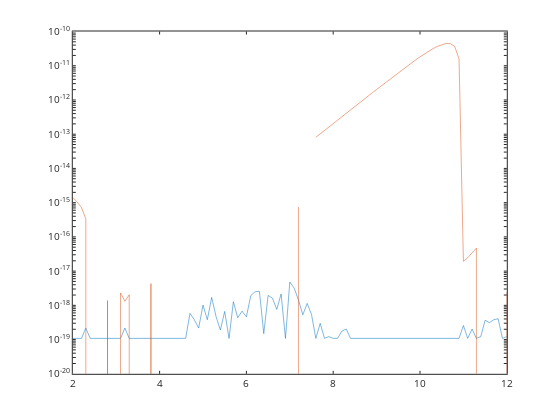

Here is the notebook cell this chart was saved with:
### Code cell
semilogy(pH,MASSERR,pH,PMASSERR)

### Figure 1 — Plotly figure (JSON) as saved in the notebook; plotly's stock layout.template omitted (floating-point values rounded to 4 significant figures)
{"data": [{"line": {"color": "rgb(0,113,188)", "dash": "solid", "width": 0.5}, "marker": {"color": "rgb(0,113,188)", "line": {"color": "rgb(0,113,188)"}, "size": 6, "symbol": "none"}, "mode": "lines", "name": "", "showlegend": false, "type": "scatter", "visibility": true, "x": [2, 2.1, 2.2, 2.3, 2.4, 2.5, 2.6, 2.7, 2.8, 2.9, 3, 3.1, 3.2, 3.3, 3.4, 3.5, 3.6, 3.7, 3.8, 3.9, 4, 4.1, 4.2, 4.3, 4.4, 4.5, 4.6, 4.7, 4.8, 4.9, 5, 5.1, 5.2, 5.3, 5.4, 5.5, 5.6, 5.7, 5.8, 5.9, 6, 6.1, 6.2, 6.3, 6.4, 6.5, 6.6, 6.7, 6.8, 6.9, 7, 7.1, 7.2, 7.3, 7.4, 7.5, 7.6, 7.7, 7.8, 7.9, 8, 8.1, 8.2, 8.3, 8.4, 8.5, 8.6, 8.7, 8.8, 8.9, 9, 9.1, 9.2, 9.3, 9.4, 9.5, 9.6, 9.7, 9.8, 9.9, 10, 10.1, 10.2, 10.3, 10.4, 10.5, 10.6, 10.7, 10.8, 10.9, 11, 11.1, 11.2, 11.3, 11.4, 11.5, 11.6, 11.7, 11.8, 11.9, 12], "xaxis": "x", "y": [1.084e-19, 1.084e-19, 1.084e-19, 2.168e-19, 1.084e-19, 1.084e-19, 1.084e-19, 1.084e-19, 1.084e-19, 1.084e-19, 1.084e-19, 1.084e-19, 2.168e-19, 1.084e-19, 1.084e-19, 1.084e-19, 1.084e-19, 1.084e-19, 1.084e-19, 1.084e-19, 1.084e-19, 1.084e-19, 1.084e-19, 1.084e-19, 1.084e-19, 1.084e-19, 1.084e-19, 5.828e-19, 3.795e-19, 2.168e-19, 1.016e-18, 3.795e-19, 1.708e-18, 4.743e-19, 1.897e-19, 6.641e-19, 1.084e-19, 1.274e-18, 4.337e-19, 6.776e-19, 4.608e-19, 1.911e-18, 2.494e-18, 2.575e-18, 1.491e-19, 1.952e-18, 1.613e-18, 7.589e-19, 2.155e-18, 1.084e-19, 4.784e-18, 3.212e-18, 1.423e-18, 5.285e-19, 1.138e-18, 5.421e-19, 1.084e-19, 2.982e-19, 1.084e-19, 1.22e-19, 1.084e-19, 1.084e-19, 1.762e-19, 2.033e-19, 1.084e-19, 1.084e-19, 1.084e-19, 1.084e-19, 1.084e-19, 1.084e-19, 1.084e-19, 1.084e-19, 1.084e-19, 1.084e-19, 1.084e-19, 1.084e-19, 1.084e-19, 1.084e-19, 1.084e-19, 1.084e-19, 1.084e-19, 1.084e-19, 1.084e-19, 1.084e-19, 1.084e-19, 1.084e-19, 1.084e-19, 1.084e-19, 1.084e-19, 1.084e-19, 2.575e-19, 1.084e-19, 2.033e-19, 1.084e-19, 1.22e-19, 3.659e-19, 3.117e-19, 3.795e-19, 4.066e-19, 1.084e-19, 1.22e-19], "yaxis": "y"}, {"line": {"color": "rgb(216,82,24)", "dash": "solid", "width": 0.5}, "marker": {"color": "rgb(216,82,24)", "line": {"color": "rgb(216,82,24)"}, "size": 6, "symbol": "none"}, "mode": "lines", "name": "", "showlegend": false, "type": "scatter", "visibility": true, "x": [2, 2.1, 2.2, 2.3, 2.4, 2.5, 2.6, 2.7, 2.8, 2.9, 3, 3.1, 3.2, 3.3, 3.4, 3.5, 3.6, 3.7, 3.8, 3.9, 4, 4.1, 4.2, 4.3, 4.4, 4.5, 4.6, 4.7, 4.8, 4.9, 5, 5.1, 5.2, 5.3, 5.4, 5.5, 5.6, 5.7, 5.8, 5.9, 6, 6.1, 6.2, 6.3, 6.4, 6.5, 6.6, 6.7, 6.8, 6.9, 7, 7.1, 7.2, 7.3, 7.4, 7.5, 7.6, 7.7, 7.8, 7.9, 8, 8.1, 8.2, 8.3, 8.4, 8.5, 8.6, 8.7, 8.8, 8.9, 9, 9.1, 9.2, 9.3, 9.4, 9.5, 9.6, 9.7, 9.8, 9.9, 10, 10.1, 10.2, 10.3, 10.4, 10.5, 10.6, 10.7, 10.8, 10.9, 11, 11.1, 11.2, 11.3, 11.4, 11.5, 11.6, 11.7, 11.8, 11.9, 12], "xaxis": "x", "y": [1.407e-15, 1.048e-15, 7.183e-16, 3.368e-16, -2.512e-16, -3.89e-18, -5.421e-19, -4.879e-19, 1.382e-18, -1.884e-18, -3.754e-18, 2.304e-18, 1.315e-18, 2.033e-18, -2.439e-18, -5.204e-18, -1.133e-17, -5.329e-17, 4.323e-18, -2.941e-18, -1.21e-10, -1.138e-10, -7.194e-11, -4.067e-11, -2.206e-11, -1.179e-11, -5.892e-12, -2.413e-12, -9.938e-13, null, null, null, null, null, null, -1.356e-14, null, null, null, null, null, null, null, null, -3.278e-15, null, null, null, null, null, -5.363e-15, -3.653e-15, 7.422e-16, null, 2.776e-14, null, 8.112e-14, 1.026e-13, 1.292e-13, 1.626e-13, 2.047e-13, 2.575e-13, 3.242e-13, 4.08e-13, 5.133e-13, 6.458e-13, 8.122e-13, 1.021e-12, 1.284e-12, 1.613e-12, 2.026e-12, 2.543e-12, 3.19e-12, 3.996e-12, 5.001e-12, 6.248e-12, 7.79e-12, 9.686e-12, 1.2e-11, 1.481e-11, 1.816e-11, 2.211e-11, 2.663e-11, 3.161e-11, 3.677e-11, 4.15e-11, 4.464e-11, 4.415e-11, 3.65e-11, 1.569e-11, 1.927e-17, 2.476e-17, 3.373e-17, 4.704e-17, -1.71e-16, -5.164e-18, -4.608e-18, -3.077e-16, -3.659e-19, -2.155e-18, 2.439e-18], "yaxis": "y"}], "layout": {"height": 420, "hovermode": "closest", "margin": {"b": 0, "l": 0, "r": 0, "t": 0}, "plot_bgcolor": "rgba(0, 0, 0, 0)", "showlegend": false, "width": 560, "xaxis": {"anchor": "y", "autorange": false, "domain": [0.13, 0.905], "exponentformat": "none", "gridcolor": "rgba(38,38,38,0.15)", "gridwidth": 1, "linecolor": "rgb(38,38,38)", "linewidth": 1, "mirror": "ticks", "range": [2, 12], "showgrid": false, "showline": true, "side": "bottom", "spikedash": "solid", "spikemode": "across", "spikesides": false, "spikethickness": 1, "tickangle": 0, "tickcolor": "rgb(38,38,38)", "tickfont": {"color": "rgb(38,38,38)", "size": 10}, "ticklen": 3, "ticks": "inside", "ticktext": ["2", "4", "6", "8", "10", "12"], "tickvals": [2, 4, 6, 8, 10, 12], "title": {"font": {"color": "rgb(0, 0, 0)", "size": 11}, "text": ""}, "type": "linear", "visible": true, "zeroline": false}, "yaxis": {"anchor": "x", "autorange": false, "domain": [0.11, 0.925], "exponentformat": "none", "gridcolor": "rgba(38,38,38,0.15)", "gridwidth": 1, "linecolor": "rgb(38,38,38)", "linewidth": 1, "mirror": "ticks", "range": [-20, -10], "showgrid": false, "showline": true, "side": "left", "spikedash": "solid", "spikemode": "across", "spikesides": false, "spikethickness": 1, "tickangle": 0, "tickcolor": "rgb(38,38,38)", "tickfont": {"color": "rgb(38,38,38)", "size": 10}, "ticklen": 3, "ticks": "inside", "ticktext": ["10<sup>-20</sup>", "", "", "", "", "", "", "", "", "10<sup>-19</sup>", "", "", "", "", "", "", "", "", "10<sup>-18</sup>", "", "", "", "", "", "", "", "", "10<sup>-17</sup>", "", "", "", "", "", "", "", "", "10<sup>-16</sup>", "", "", "", "", "", "", "", "", "10<sup>-15</sup>", "", "", "", "", "", "", "", "", "10<sup>-14</sup>", "", "", "", "", "", "", "", "", "10<sup>-13</sup>", "", "", "", "", "", "", "", "", "10<sup>-12</sup>", "", "", "", "", "", "", "", "", "10<sup>-11</sup>", "", "", "", "", "", "", "", "", "10<sup>-10</sup>"], "tickvals": [1e-20, 2e-20, 3e-20, 4e-20, 5e-20, 6e-20, 7e-20, 8e-20, 9e-20, 1e-19, 2e-19, 3e-19, 4e-19, 5e-19, 6e-19, 7e-19, 8e-19, 9e-19, 1e-18, 2e-18, 3e-18, 4e-18, 5e-18, 6e-18, 7e-18, 8e-18, 9e-18, 1e-17, 2e-17, 3e-17, 4e-17, 5e-17, 6e-17, 7e-17, 8e-17, 9e-17, 1e-16, 2e-16, 3e-16, 4e-16, 5e-16, 6e-16, 7e-16, 8e-16, 9e-16, 1e-15, 2e-15, 3e-15, 4e-15, 5e-15, 6e-15, 7e-15, 8e-15, 9e-15, 1e-14, 2e-14, 3e-14, 4e-14, 5e-14, 6e-14, 7e-14, 8e-14, 9e-14, 1e-13, 2e-13, 3e-13, 4e-13, 5e-13, 6e-13, 7e-13, 8e-13, 9e-13, 1e-12, 2e-12, 3e-12, 4e-12, 5e-12, 6e-12, 7e-12, 8e-12, 9e-12, 1e-11, 2e-11, 3e-11, 4e-11, 5e-11, 6e-11, 7e-11, 8e-11, 9e-11, 1e-10], "title": {"font": {"color": "rgb(0, 0, 0)", "size": 11}, "text": ""}, "type": "log", "visible": true, "zeroline": false}}}
